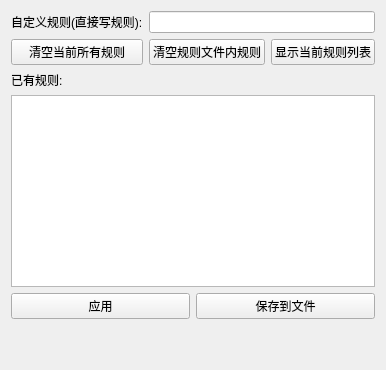
         <widget class="QWidget" name="tab_4">
          <attribute name="title">
           <string>自定义规则</string>
          </attribute>
          <layout class="QVBoxLayout" name="verticalLayout_2">
           <item>
            <layout class="QGridLayout" name="gridLayout_9">
             <item row="0" column="0">
              <widget class="QLabel" name="label_14">
               <property name="text">
                <string>自定义规则(直接写规则):</string>
               </property>
              </widget>
             </item>
             <item row="0" column="1" colspan="2">
              <widget class="QLineEdit" name="custom_rule_lineEdit"/>
             </item>
             <item row="3" column="0">
              <widget class="QLabel" name="label_13">
               <property name="text">
                <string>已有规则:</string>
               </property>
              </widget>
             </item>
             <item row="4" column="0" colspan="3">
              <widget class="QTextBrowser" name="custom_rules_textBrowser"/>
             </item>
             <item row="5" column="0" colspan="3">
              <layout class="QHBoxLayout" name="horizontalLayout_4">
               <item>
                <widget class="QPushButton" name="custom_rule_aply_pushButton">
                 <property name="text">
                  <string>应用</string>
                 </property>
                </widget>
               </item>
               <item>
                <widget class="QPushButton" name="custom_rule_savepushButton">
                 <property name="text">
                  <string>保存到文件</string>
                 </property>
                </widget>
               </item>
              </layout>
             </item>
             <item row="1" column="0">
              <widget class="QPushButton" name="clean_all_rules_Button">
               <property name="text">
                <string>清空当前所有规则</string>
               </property>
              </widget>
             </item>
             <item row="1" column="1">
              <widget class="QPushButton" name="clean_all_rules_infile_Button">
               <property name="text">
                <string>清空规则文件内规则</string>
               </property>
              </widget>
             </item>
             <item row="1" column="2">
              <widget class="QPushButton" name="display_cur_rules_Button">
               <property name="text">
                <string>显示当前规则列表</string>
               </property>
              </widget>
             </item>
            </layout>
           </item>
           <item>
            <spacer name="verticalSpacer_3">
             <property name="orientation">
              <enum>Qt::Vertical</enum>
             </property>
             <property name="sizeHint" stdset="0">
              <size>
               <width>20</width>
               <height>40</height>
              </size>
             </property>
            </spacer>
           </item>
          </layout>
         </widget>
